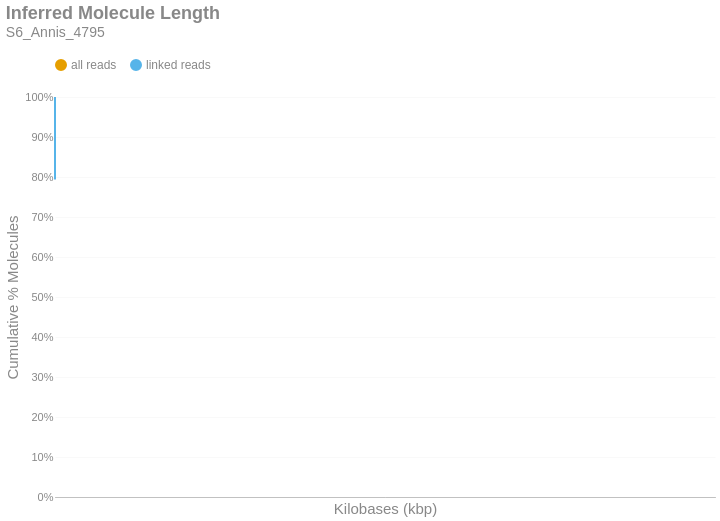

The notebook cell saved with this chart:
### Markdown cell above
### Inferred Molecule Length
This is the cumulative frequency distribution of molecule lengths inferred from the first and last alignment positions along a contig for all alignments associated with a single linked-read barcode on a given contig.There are two distributions: one with `all` the alignments (yellow) and another with only `linked reads` (blue). The percent of molecules in the `linked reads` distribution is relative to the total number of linked molecules.

### Code cell
if SKIPLR:
    print_html(f"Skipped")
else:
    binned_df = consolidated_hist(valids['length_inferred']/1000, mask, 10, True)
    binned_df = binned_df.with_columns(
        pl.when(pl.col('bin').cast(pl.Utf8) == '0').then(pl.lit('1')).otherwise(pl.col('bin').cast(pl.Utf8)).alias('bin')
    )
    with SafeRender(binned_df):
        (
            density_plot(binned_df, 'Inferred Molecule Length', samplename, 'inferredlen')
            .transform_calculate(bin_kb='datum.bin / 1000')
            .encode(
                x=alt.X('bin_kb:Q', title="Kilobases (kbp)").scale(type='log', padding=0).axis(labelAngle=-40),
                y=alt.Y('value:Q', title='Cumulative % Molecules')
                    .axis(format='%')
                    .stack(False)
                    .scale(domainMin=0, domainMax=1,padding=0),
                color=alt.Color("key:N").scale(domain = ["all reads", "linked reads"]),
                tooltip = [
                    alt.Tooltip("key:N", title = "Data Type"),
                    alt.Tooltip("range_label:N", title="Kilobases"),
                    alt.Tooltip("value:Q", format = ".2%", title="% Molecules (Cum.)")
                ]
            )
        ).display()

### Figure 1 — Vega-Lite specification as saved in the notebook (floating-point values rounded to 4 significant figures; data arrays with more than 128 entries replaced by an {"elided": "..."} marker saying what was removed)
{"width": "container", "height": 400, "config": {"title": {"anchor": "start", "dy": -15, "fontSize": 18, "color": "#888888", "subtitleColor": "#888888", "subtitleFontSize": 14}, "arc": {"fill": "#0072B2"}, "axis": {"domainColor": "#888888", "domainWidth": 0.5, "gridWidth": 0.2, "grid": false, "titleFontWeight": 400, "titleFontSize": 15, "labelFontSize": 11, "labelColor": "#888888", "tickColor": "#888888", "tickWidth": 0.2, "titleColor": "#888888"}, "axisBand": {"grid": false}, "axisX": {"grid": true, "tickSize": 10, "domainCap": "round"}, "axisY": {"domain": false, "grid": true, "tickSize": 0, "domainCap": "round"}, "background": "transparent", "header": {"labelFontSize": 15, "labelColor": "#888888", "titleFontSize": 15, "titleFontWeight": 600, "titleColor": "#888888"}, "legend": {"labelFont": "sans-serif", "labelFontSize": 12, "labelColor": "#888888", "symbolSize": 100, "symbolType": "circle", "titleFontSize": 12, "titlePadding": 10, "titleColor": "#888888", "title": null, "orient": "top"}, "range": {"category": ["#E69F00", "#56B4E9", "#009E73", "#F0E442", "#0072B2", "#D55E00", "#CC79A7", "#000000"], "diverging": ["#cfe8f3", "#a2d4ec", "#73bfe2", "#46abdb", "#1696d2", "#12719e"]}, "area": {"fill": "#0072B2", "fillOpacity": 0.7, "line": true, "strokeOpacity": 0.7}, "line": {"color": "#0072B2", "stroke": "#0072B2", "strokeWidth": 2}, "trail": {"color": "#0072B2", "stroke": "#0072B2", "strokeWidth": 0, "size": 1}, "point": {"filled": true, "fillOpacity": 1.0, "size": 95}, "text": {"color": "#888888", "fontSize": 11, "align": "right", "fontWeight": 400, "size": 11}, "bar": {"fill": "#0072B2", "stroke": null}, "view": {"stroke": null, "continuousWidth": 660, "continuousHeight": 400}}, "data": {"name": "data-c60f72e7f65826f153d1c128ed6e6b65"}, "mark": {"type": "line", "interpolate": "monotone", "point": {"opacity": 0, "size": 275}}, "encoding": {"color": {"field": "key", "scale": {"domain": ["all reads", "linked reads"]}, "type": "nominal"}, "tooltip": [{"field": "key", "title": "Data Type", "type": "nominal"}, {"field": "range_label", "title": "Kilobases", "type": "nominal"}, {"field": "value", "format": ".2%", "title": "% Molecules (Cum.)", "type": "quantitative"}], "x": {"axis": {"labelAngle": -40}, "field": "bin_kb", "scale": {"type": "log", "padding": 0}, "title": "Kilobases (kbp)", "type": "quantitative"}, "y": {"axis": {"format": "%"}, "field": "value", "scale": {"domainMin": 0, "domainMax": 1, "padding": 0}, "stack": false, "title": "Cumulative % Molecules", "type": "quantitative"}}, "params": [{"name": "param_c36ac31b6afebe62", "select": {"type": "point", "fields": ["key"]}, "bind": "legend"}], "title": {"text": "Inferred Molecule Length", "subtitle": "S6_Annis_4795"}, "transform": [{"fold": ["all reads (cumsum)", "linked reads (cumsum)"]}, {"calculate": "replace(datum.key, ' (cumsum)', '')", "as": "key"}, {"filter": {"param": "param_c36ac31b6afebe62"}}, {"calculate": "datum.bin / 1000", "as": "bin_kb"}], "usermeta": {"embedOptions": {"downloadFileName": "S6_Annis_4795.inferredlen"}}, "$schema": "https://vega.github.io/schema/vega-lite/v6.1.0.json", "datasets": {"data-c60f72e7f65826f153d1c128ed6e6b65": {"elided": "746 records"}}}
